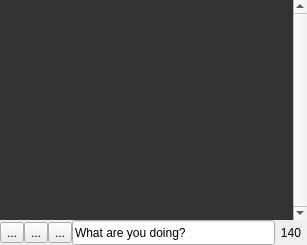
<?xml version="1.0" encoding="UTF-8"?>
<ui version="4.0">
 <class>MainWindow</class>
 <widget class="QWidget" name="MainWindow">
  <property name="geometry">
   <rect>
    <x>0</x>
    <y>0</y>
    <width>307</width>
    <height>245</height>
   </rect>
  </property>
  <property name="minimumSize">
   <size>
    <width>264</width>
    <height>100</height>
   </size>
  </property>
  <property name="windowTitle">
   <string>qTwitter</string>
  </property>
  <property name="windowIcon">
   <iconset resource="../res/resources.qrc">
    <normaloff>:/icons/icons/twitter_48.png</normaloff>:/icons/icons/twitter_48.png</iconset>
  </property>
  <property name="styleSheet">
   <string notr="true"/>
  </property>
  <layout class="QVBoxLayout" name="verticalLayout">
   <property name="spacing">
    <number>0</number>
   </property>
   <property name="margin">
    <number>0</number>
   </property>
   <item>
    <widget class="UpdatesList" name="statusListView">
     <property name="palette">
      <palette>
       <active>
        <colorrole role="Base">
         <brush brushstyle="SolidPattern">
          <color alpha="255">
           <red>51</red>
           <green>51</green>
           <blue>51</blue>
          </color>
         </brush>
        </colorrole>
       </active>
       <inactive>
        <colorrole role="Base">
         <brush brushstyle="SolidPattern">
          <color alpha="255">
           <red>51</red>
           <green>51</green>
           <blue>51</blue>
          </color>
         </brush>
        </colorrole>
       </inactive>
       <disabled>
        <colorrole role="Base">
         <brush brushstyle="SolidPattern">
          <color alpha="255">
           <red>212</red>
           <green>208</green>
           <blue>200</blue>
          </color>
         </brush>
        </colorrole>
       </disabled>
      </palette>
     </property>
     <property name="styleSheet">
      <string notr="true"/>
     </property>
     <property name="frameShape">
      <enum>QFrame::NoFrame</enum>
     </property>
     <property name="verticalScrollBarPolicy">
      <enum>Qt::ScrollBarAlwaysOn</enum>
     </property>
     <property name="horizontalScrollBarPolicy">
      <enum>Qt::ScrollBarAlwaysOff</enum>
     </property>
     <property name="autoScroll">
      <bool>true</bool>
     </property>
     <property name="autoScrollMargin">
      <number>1</number>
     </property>
     <property name="editTriggers">
      <set>QAbstractItemView::NoEditTriggers</set>
     </property>
     <property name="showDropIndicator" stdset="0">
      <bool>true</bool>
     </property>
     <property name="selectionMode">
      <enum>QAbstractItemView::SingleSelection</enum>
     </property>
     <property name="iconSize">
      <size>
       <width>48</width>
       <height>48</height>
      </size>
     </property>
     <property name="verticalScrollMode">
      <enum>QAbstractItemView::ScrollPerPixel</enum>
     </property>
     <property name="horizontalScrollMode">
      <enum>QAbstractItemView::ScrollPerPixel</enum>
     </property>
     <property name="flow">
      <enum>QListView::LeftToRight</enum>
     </property>
     <property name="isWrapping" stdset="0">
      <bool>true</bool>
     </property>
     <property name="resizeMode">
      <enum>QListView::Adjust</enum>
     </property>
     <property name="spacing">
      <number>0</number>
     </property>
     <property name="wordWrap">
      <bool>true</bool>
     </property>
    </widget>
   </item>
   <item>
    <layout class="QHBoxLayout" name="horizontalLayout">
     <property name="spacing">
      <number>0</number>
     </property>
     <property name="topMargin">
      <number>0</number>
     </property>
     <property name="rightMargin">
      <number>0</number>
     </property>
     <item>
      <widget class="QToolButton" name="homeButton">
       <property name="toolTip">
        <string>Go to twitter.com</string>
       </property>
       <property name="text">
        <string>...</string>
       </property>
       <property name="icon">
        <iconset resource="../res/resources.qrc">
         <normaloff>:/icons/icons/home.png</normaloff>:/icons/icons/home.png</iconset>
       </property>
       <property name="iconSize">
        <size>
         <width>22</width>
         <height>22</height>
        </size>
       </property>
      </widget>
     </item>
     <item>
      <widget class="QToolButton" name="settingsButton">
       <property name="toolTip">
        <string>Settings</string>
       </property>
       <property name="styleSheet">
        <string notr="true"/>
       </property>
       <property name="text">
        <string>...</string>
       </property>
       <property name="icon">
        <iconset resource="../res/resources.qrc">
         <normaloff>:/icons/icons/configure.png</normaloff>:/icons/icons/configure.png</iconset>
       </property>
       <property name="iconSize">
        <size>
         <width>22</width>
         <height>22</height>
        </size>
       </property>
      </widget>
     </item>
     <item>
      <widget class="QToolButton" name="updateButton">
       <property name="toolTip">
        <string>Update tweets</string>
       </property>
       <property name="styleSheet">
        <string notr="true"/>
       </property>
       <property name="text">
        <string>...</string>
       </property>
       <property name="icon">
        <iconset resource="../res/resources.qrc">
         <normaloff>:/icons/icons/reload.png</normaloff>:/icons/icons/reload.png</iconset>
       </property>
       <property name="iconSize">
        <size>
         <width>22</width>
         <height>22</height>
        </size>
       </property>
      </widget>
     </item>
     <item>
      <widget class="StatusEdit" name="statusEdit">
       <property name="minimumSize">
        <size>
         <width>0</width>
         <height>25</height>
        </size>
       </property>
       <property name="maximumSize">
        <size>
         <width>16777215</width>
         <height>32</height>
        </size>
       </property>
       <property name="styleSheet">
        <string notr="true">QStatusEdit { background-color: rgb(76, 76, 76) }</string>
       </property>
       <property name="text">
        <string>What are you doing?</string>
       </property>
       <property name="maxLength">
        <number>140</number>
       </property>
      </widget>
     </item>
     <item>
      <widget class="QLabel" name="countdownLabel">
       <property name="sizePolicy">
        <sizepolicy hsizetype="Fixed" vsizetype="Preferred">
         <horstretch>0</horstretch>
         <verstretch>0</verstretch>
        </sizepolicy>
       </property>
       <property name="minimumSize">
        <size>
         <width>32</width>
         <height>0</height>
        </size>
       </property>
       <property name="toolTip">
        <string/>
       </property>
       <property name="layoutDirection">
        <enum>Qt::LeftToRight</enum>
       </property>
       <property name="styleSheet">
        <string notr="true"/>
       </property>
       <property name="text">
        <string notr="true">140</string>
       </property>
       <property name="alignment">
        <set>Qt::AlignCenter</set>
       </property>
       <property name="wordWrap">
        <bool>false</bool>
       </property>
       <property name="margin">
        <number>0</number>
       </property>
       <property name="indent">
        <number>-1</number>
       </property>
       <property name="openExternalLinks">
        <bool>false</bool>
       </property>
       <property name="textInteractionFlags">
        <set>Qt::NoTextInteraction</set>
       </property>
      </widget>
     </item>
    </layout>
   </item>
  </layout>
 </widget>
 <customwidgets>
  <customwidget>
   <class>StatusEdit</class>
   <extends>QLineEdit</extends>
   <header>statusedit.h</header>
  </customwidget>
  <customwidget>
   <class>UpdatesList</class>
   <extends>QListView</extends>
   <header>updateslist.h</header>
  </customwidget>
 </customwidgets>
 <tabstops>
  <tabstop>statusListView</tabstop>
  <tabstop>statusEdit</tabstop>
  <tabstop>updateButton</tabstop>
  <tabstop>settingsButton</tabstop>
  <tabstop>homeButton</tabstop>
 </tabstops>
 <resources>
  <include location="../res/resources.qrc"/>
 </resources>
 <connections/>
</ui>
